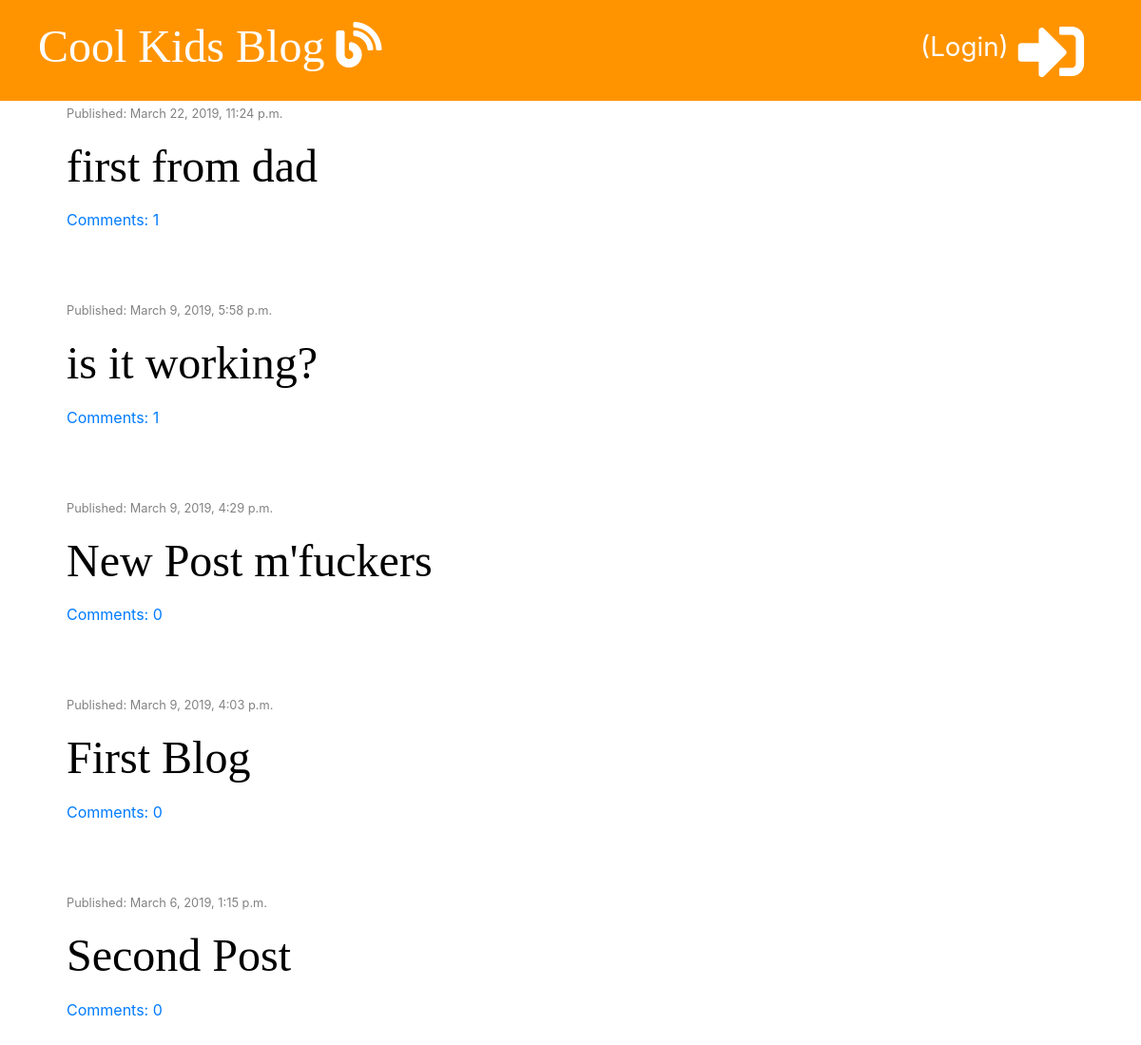
/, run on an earlier commit of the app's database.
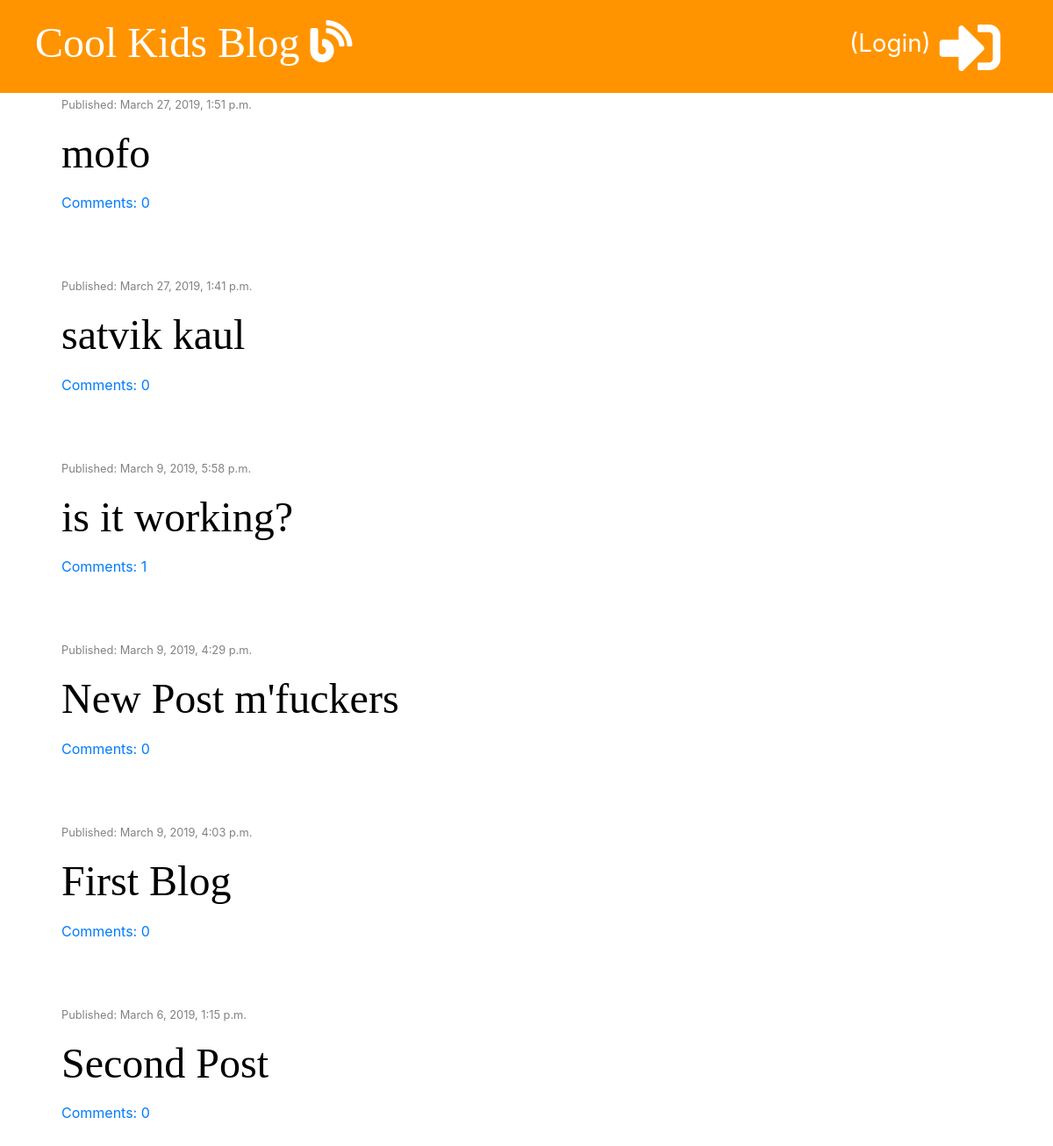
And on a later commit of the database.
### blog/models.py (models this page shows, shortened)
class Post(models.Model):
    author = models.ForeignKey('auth.User', on_delete=models.CASCADE)
    title = models.CharField(max_length=200)
    text = models.TextField()
    created_date = models.DateTimeField(default=timezone.now)
    published_date = models.DateTimeField(blank=True, null=True)
    def approved_comments(self):
        return self.comments.filter(approved=True)

### blog/views.py (the view)
# urls.py: path('', views.post_list, name='post_list'),
def post_list(request):
    posts = Post.objects.filter(published_date__lte=timezone.now()).order_by('-published_date')
    stuff_for_frontend = {'posts' : posts}
    return render(request, 'blog/post_list.html', stuff_for_frontend)

### blog/templatetags/markdownify.py (called while the page is built)
@register.filter
def markdown(value):
    renderer = HighlightRenderer()
    markdown = mistune.Markdown(renderer=renderer)
    return markdown(value)

### blog/templates/blog/post_list.html (shortened to what this page needs)
{% extends 'blog/base.html' %}
{% load markdownify %}
{% block content %}
      {% for post in posts %}
          <div class="post">
            <div class="date">
                <p><small>Published: {{ post.published_date }}</small></p>
            </div>
            <h1><a href="{% url 'post_detail' pk=post.pk %}">{{ post.title }}</a></h1>
            <a href="{% url 'post_detail' pk=post.pk %}">Comments: {{ post.approved_comments.count }}</a>
          </div>
      {% endfor %}
{% endblock %}

### blog/templates/blog/base.html (shortened to what this page needs)
{% load staticfiles %}
<!DOCTYPE html>
<html lang="en" dir="ltr">
  <head>
    <link rel="stylesheet" href="https://stackpath.bootstrapcdn.com/bootstrap/4.3.1/css/bootstrap.min.css">
    <link rel="stylesheet" href="https://use.fontawesome.com/releases/v5.7.2/css/all.css">
    <link rel="stylesheet" href="{% static 'css/blog.css' %}">
    <link rel="stylesheet" href="{% static 'css/zenburn.css' %}">
  </head>
  <body>
    <div class="page-header">
      {% if user.is_authenticated %}
          <p class="top-menu">
          <a href="{% url 'post_draft_list' %}" class="top-menu" title="Drafts"><i class="fab fa-firstdraft" ></i></a>
          <a href="{% url 'post_new' %} " class="top-menu" title="Create a blog"><i class="fas fa-plus" ></i></a>
          Hello, {{ user.username }}<a href="{% url 'logout' %}" class="top-menu" ><small>(Log out)</small></a></p>
      {% else %}
      <p class="top-menu"><small>(Login)</small><a href="{% url 'login' %} " class="top-menu" title="Login" >
            <i class="fas fa-sign-in-alt fa-2x"></i></a></p>
      {% endif %}
      <h1><a href="/" title="Home Page">Cool Kids Blog </a><i class="fas fa-blog"></i></h1>
    </div>
    <div class="content container">
      <div class="row">
          <div class="col-md-8">
              {% block content %}
              {% endblock %}
          </div>
      </div>
    </div>
  </body>
</html>

### blog/static/css/blog.css (style rules this page uses)
.page-header { background-color: #ff9400 ; margin-top: 0; padding : 20px 20px 20px 40px ; }
.page-header h1, .page-header a { color: #ffffff ; font-size: 36pt; text-decoration: none; }
.content { margin-left: 40px; }
h1, h2, h3, h4 { font-family: 'Tangerine', 'Inconsolata' , 'Droid Sans', serif; font-size: 48px; }
.date { color: #828282; }
.top-menu, .top-menu a { color: #ffffff; float: right; font-size: 26pt; margin-right: 20px; padding-left: 10px; }
.post { margin-bottom: 70px; }
.post h1 a { color: #000000; }

What changed in the data, as far as the page shows it:
removed Post: published_date "March 22, 2019, 11:24 p.m.", title "first from dad", approved_comments.count "1"
added Post: published_date "March 27, 2019, 1:51 p.m.", title "mofo", approved_comments.count "0"
added Post: published_date "March 27, 2019, 1:41 p.m.", title "satvik kaul", approved_comments.count "0"
